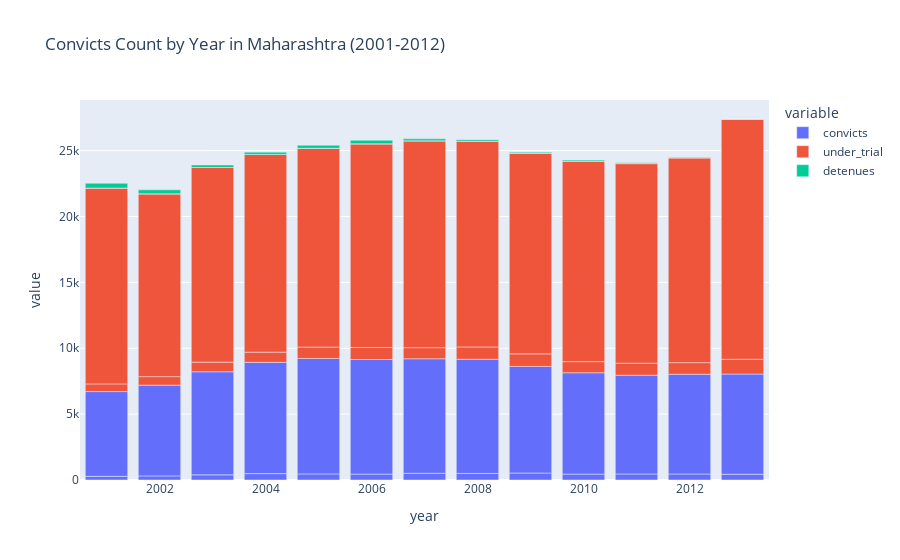

Write notebook code for a chart like this one.
### Code cell
fig = px.bar(df, x='year', y=['convicts','under_trial','detenues'], title='Convicts Count by Year in Maharashtra (2001-2012)')
fig.show()

### Figure 1 — Plotly figure (JSON) as saved in the notebook; plotly's stock layout.template omitted (floating-point values rounded to 4 significant figures)
{"data": [{"alignmentgroup": "True", "hovertemplate": "variable=convicts<br>year=%{x}<br>value=%{y}<extra></extra>", "legendgroup": "convicts", "marker": {"color": "#636efa", "pattern": {"shape": ""}}, "name": "convicts", "offsetgroup": "convicts", "orientation": "v", "showlegend": true, "textposition": "auto", "type": "bar", "x": [2001, 2001, 2002, 2002, 2003, 2003, 2004, 2004, 2005, 2005, 2006, 2006, 2007, 2007, 2008, 2008, 2009, 2009, 2010, 2010, 2011, 2011, 2012, 2012, 2013, 2013], "xaxis": "x", "y": [279, 6433, 311, 6887, 390, 7825, 484, 8447, 463, 8766, 449, 8700, 511, 8692, 499, 8665, 529, 8093, 449, 7690, 461, 7491, 457, 7569, 437, 7604], "yaxis": "y"}, {"alignmentgroup": "True", "hovertemplate": "variable=under_trial<br>year=%{x}<br>value=%{y}<extra></extra>", "legendgroup": "under_trial", "marker": {"color": "#EF553B", "pattern": {"shape": ""}}, "name": "under_trial", "offsetgroup": "under_trial", "orientation": "v", "showlegend": true, "textposition": "auto", "type": "bar", "x": [2001, 2001, 2002, 2002, 2003, 2003, 2004, 2004, 2005, 2005, 2006, 2006, 2007, 2007, 2008, 2008, 2009, 2009, 2010, 2010, 2011, 2011, 2012, 2012, 2013, 2013], "xaxis": "x", "y": [583, 14863, 648, 13869, 728, 14776, 772, 15012, 862, 15084, 911, 15454, 841, 15696, 936, 15618, 953, 15227, 846, 15219, 915, 15149, 881, 15545, 1121, 18210], "yaxis": "y"}, {"alignmentgroup": "True", "hovertemplate": "variable=detenues<br>year=%{x}<br>value=%{y}<extra></extra>", "legendgroup": "detenues", "marker": {"color": "#00cc96", "pattern": {"shape": ""}}, "name": "detenues", "offsetgroup": "detenues", "orientation": "v", "showlegend": true, "textposition": "auto", "type": "bar", "x": [2001, 2001, 2002, 2002, 2003, 2003, 2004, 2004, 2005, 2005, 2006, 2006, 2007, 2007, 2008, 2008, 2009, 2009, 2010, 2010, 2011, 2011, 2012, 2012, 2013, 2013], "xaxis": "x", "y": [1, 364, 8, 299, 1, 188, 0, 170, 1, 234, 1, 273, 1, 151, 2, 111, 0, 82, 2, 75, 0, 66, 0, 42, 1, 27], "yaxis": "y"}], "layout": {"barmode": "relative", "legend": {"title": {"text": "variable"}, "tracegroupgap": 0}, "title": {"text": "Convicts Count by Year in Maharashtra (2001-2012)"}, "xaxis": {"anchor": "y", "domain": [0, 1], "title": {"text": "year"}}, "yaxis": {"anchor": "x", "domain": [0, 1], "title": {"text": "value"}}}}
